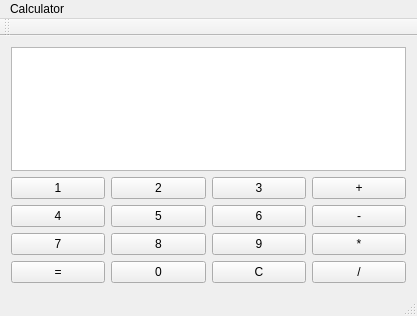
<?xml version="1.0" encoding="UTF-8"?>
<ui version="4.0">
 <class>MainWindow</class>
 <widget class="QMainWindow" name="MainWindow">
  <property name="geometry">
   <rect>
    <x>0</x>
    <y>0</y>
    <width>417</width>
    <height>316</height>
   </rect>
  </property>
  <property name="windowTitle">
   <string>Calculator</string>
  </property>
  <widget class="QWidget" name="centralWidget">
   <layout class="QGridLayout" name="gridLayout_2">
    <item row="0" column="0">
     <layout class="QGridLayout" name="gridLayout">
      <item row="2" column="1">
       <widget class="QPushButton" name="But5">
        <property name="text">
         <string>5</string>
        </property>
       </widget>
      </item>
      <item row="2" column="2">
       <widget class="QPushButton" name="But6">
        <property name="text">
         <string>6</string>
        </property>
       </widget>
      </item>
      <item row="3" column="0">
       <widget class="QPushButton" name="But7">
        <property name="text">
         <string>7</string>
        </property>
       </widget>
      </item>
      <item row="3" column="1">
       <widget class="QPushButton" name="But8">
        <property name="text">
         <string>8</string>
        </property>
       </widget>
      </item>
      <item row="2" column="0">
       <widget class="QPushButton" name="But4">
        <property name="text">
         <string>4</string>
        </property>
       </widget>
      </item>
      <item row="3" column="2">
       <widget class="QPushButton" name="But9">
        <property name="text">
         <string>9</string>
        </property>
       </widget>
      </item>
      <item row="1" column="2">
       <widget class="QPushButton" name="But3">
        <property name="text">
         <string>3</string>
        </property>
       </widget>
      </item>
      <item row="1" column="0">
       <widget class="QPushButton" name="But1">
        <property name="text">
         <string>1</string>
        </property>
       </widget>
      </item>
      <item row="1" column="1">
       <widget class="QPushButton" name="But2">
        <property name="text">
         <string>2</string>
        </property>
       </widget>
      </item>
      <item row="2" column="3">
       <widget class="QPushButton" name="minus">
        <property name="text">
         <string>-</string>
        </property>
       </widget>
      </item>
      <item row="1" column="3">
       <widget class="QPushButton" name="plus">
        <property name="text">
         <string>+</string>
        </property>
       </widget>
      </item>
      <item row="4" column="2">
       <widget class="QPushButton" name="Clear">
        <property name="text">
         <string>C</string>
        </property>
       </widget>
      </item>
      <item row="4" column="1">
       <widget class="QPushButton" name="But0">
        <property name="text">
         <string>0</string>
        </property>
       </widget>
      </item>
      <item row="3" column="3">
       <widget class="QPushButton" name="Umn">
        <property name="text">
         <string>*</string>
        </property>
       </widget>
      </item>
      <item row="4" column="3">
       <widget class="QPushButton" name="del">
        <property name="text">
         <string>/</string>
        </property>
       </widget>
      </item>
      <item row="0" column="0" colspan="4">
       <widget class="QTextEdit" name="textEdit"/>
      </item>
      <item row="4" column="0">
       <widget class="QPushButton" name="ravno">
        <property name="text">
         <string>=</string>
        </property>
       </widget>
      </item>
     </layout>
    </item>
   </layout>
  </widget>
  <widget class="QMenuBar" name="menuBar">
   <property name="geometry">
    <rect>
     <x>0</x>
     <y>0</y>
     <width>417</width>
     <height>26</height>
    </rect>
   </property>
   <widget class="QMenu" name="menuCalculator">
    <property name="title">
     <string>Calculator</string>
    </property>
    <addaction name="actionMenuCalculator"/>
   </widget>
   <addaction name="menuCalculator"/>
  </widget>
  <widget class="QToolBar" name="mainToolBar">
   <attribute name="toolBarArea">
    <enum>TopToolBarArea</enum>
   </attribute>
   <attribute name="toolBarBreak">
    <bool>false</bool>
   </attribute>
  </widget>
  <widget class="QStatusBar" name="statusBar"/>
  <action name="actionMenuCalculator">
   <property name="text">
    <string>Описание</string>
   </property>
   <property name="toolTip">
    <string>Инструкция</string>
   </property>
  </action>
 </widget>
 <layoutdefault spacing="6" margin="11"/>
 <resources/>
 <connections/>
</ui>
